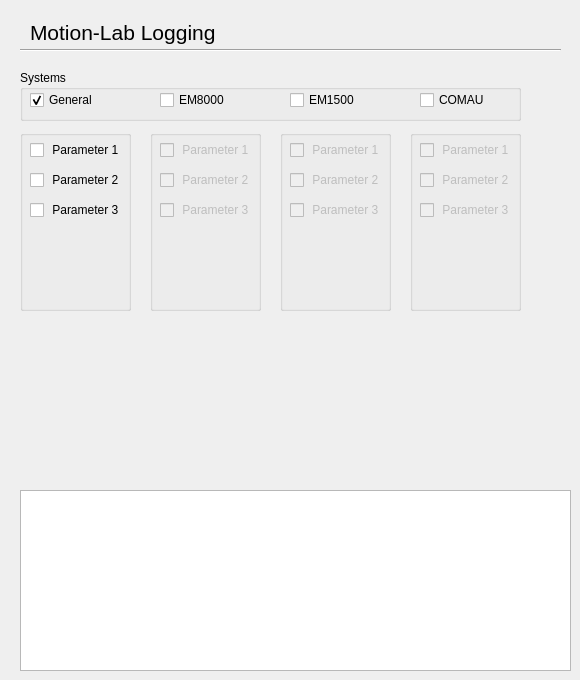
      <widget class="QWidget" name="tab_log">
       <attribute name="title">
        <string>Logging</string>
       </attribute>
       <widget class="QTextEdit" name="text_edit">
        <property name="geometry">
         <rect>
          <x>20</x>
          <y>490</y>
          <width>551</width>
          <height>181</height>
         </rect>
        </property>
       </widget>
       <widget class="QGroupBox" name="groupBox_5">
        <property name="geometry">
         <rect>
          <x>20</x>
          <y>70</y>
          <width>501</width>
          <height>51</height>
         </rect>
        </property>
        <property name="title">
         <string>Systems</string>
        </property>
        <widget class="QCheckBox" name="checkBox_EM8000">
         <property name="geometry">
          <rect>
           <x>140</x>
           <y>20</y>
           <width>71</width>
           <height>20</height>
          </rect>
         </property>
         <property name="text">
          <string>EM8000</string>
         </property>
        </widget>
        <widget class="QCheckBox" name="checkBox_EM1500">
         <property name="geometry">
          <rect>
           <x>270</x>
           <y>20</y>
           <width>71</width>
           <height>20</height>
          </rect>
         </property>
         <property name="text">
          <string>EM1500</string>
         </property>
        </widget>
        <widget class="QCheckBox" name="checkBox_COMAU">
         <property name="geometry">
          <rect>
           <x>400</x>
           <y>20</y>
           <width>71</width>
           <height>20</height>
          </rect>
         </property>
         <property name="text">
          <string>COMAU</string>
         </property>
        </widget>
        <widget class="QCheckBox" name="checkBox_general">
         <property name="geometry">
          <rect>
           <x>10</x>
           <y>20</y>
           <width>71</width>
           <height>20</height>
          </rect>
         </property>
         <property name="text">
          <string>General</string>
         </property>
         <property name="checked">
          <bool>true</bool>
         </property>
        </widget>
       </widget>
       <widget class="Line" name="line_4">
        <property name="geometry">
         <rect>
          <x>20</x>
          <y>40</y>
          <width>541</width>
          <height>21</height>
         </rect>
        </property>
        <property name="orientation">
         <enum>Qt::Horizontal</enum>
        </property>
       </widget>
       <widget class="QLabel" name="label_34">
        <property name="geometry">
         <rect>
          <x>30</x>
          <y>20</y>
          <width>191</width>
          <height>25</height>
         </rect>
        </property>
        <property name="font">
         <font>
          <pointsize>16</pointsize>
          <weight>50</weight>
          <bold>false</bold>
         </font>
        </property>
        <property name="text">
         <string>Motion-Lab Logging</string>
        </property>
       </widget>
       <widget class="QGroupBox" name="groupBox_log_general">
        <property name="geometry">
         <rect>
          <x>20</x>
          <y>130</y>
          <width>111</width>
          <height>181</height>
         </rect>
        </property>
        <property name="title">
         <string/>
        </property>
        <widget class="QCheckBox" name="checkBox_2">
         <property name="geometry">
          <rect>
           <x>10</x>
           <y>10</y>
           <width>101</width>
           <height>20</height>
          </rect>
         </property>
         <property name="text">
          <string> Parameter 1</string>
         </property>
        </widget>
        <widget class="QCheckBox" name="checkBox_9">
         <property name="geometry">
          <rect>
           <x>10</x>
           <y>40</y>
           <width>101</width>
           <height>20</height>
          </rect>
         </property>
         <property name="text">
          <string> Parameter 2</string>
         </property>
        </widget>
        <widget class="QCheckBox" name="checkBox_10">
         <property name="geometry">
          <rect>
           <x>10</x>
           <y>70</y>
           <width>101</width>
           <height>20</height>
          </rect>
         </property>
         <property name="text">
          <string> Parameter 3</string>
         </property>
        </widget>
       </widget>
       <widget class="QGroupBox" name="groupBox_log_EM8000">
        <property name="enabled">
         <bool>false</bool>
        </property>
        <property name="geometry">
         <rect>
          <x>150</x>
          <y>130</y>
          <width>111</width>
          <height>181</height>
         </rect>
        </property>
        <property name="title">
         <string/>
        </property>
        <widget class="QCheckBox" name="checkBox_5">
         <property name="geometry">
          <rect>
           <x>10</x>
           <y>10</y>
           <width>101</width>
           <height>20</height>
          </rect>
         </property>
         <property name="text">
          <string> Parameter 1</string>
         </property>
        </widget>
        <widget class="QCheckBox" name="checkBox_8">
         <property name="geometry">
          <rect>
           <x>10</x>
           <y>40</y>
           <width>101</width>
           <height>20</height>
          </rect>
         </property>
         <property name="text">
          <string> Parameter 2</string>
         </property>
        </widget>
        <widget class="QCheckBox" name="checkBox_11">
         <property name="geometry">
          <rect>
           <x>10</x>
           <y>70</y>
           <width>101</width>
           <height>20</height>
          </rect>
         </property>
         <property name="text">
          <string> Parameter 3</string>
         </property>
        </widget>
       </widget>
       <widget class="QGroupBox" name="groupBox_log_EM1500">
        <property name="enabled">
         <bool>false</bool>
        </property>
        <property name="geometry">
         <rect>
          <x>280</x>
          <y>130</y>
          <width>111</width>
          <height>181</height>
         </rect>
        </property>
        <property name="title">
         <string/>
        </property>
        <widget class="QCheckBox" name="checkBox_6">
         <property name="geometry">
          <rect>
           <x>10</x>
           <y>10</y>
           <width>101</width>
           <height>20</height>
          </rect>
         </property>
         <property name="text">
          <string> Parameter 1</string>
         </property>
        </widget>
        <widget class="QCheckBox" name="checkBox_7">
         <property name="geometry">
          <rect>
           <x>10</x>
           <y>40</y>
           <width>101</width>
           <height>20</height>
          </rect>
         </property>
         <property name="text">
          <string> Parameter 2</string>
         </property>
        </widget>
        <widget class="QCheckBox" name="checkBox_12">
         <property name="geometry">
          <rect>
           <x>10</x>
           <y>70</y>
           <width>101</width>
           <height>20</height>
          </rect>
         </property>
         <property name="text">
          <string> Parameter 3</string>
         </property>
        </widget>
       </widget>
       <widget class="QGroupBox" name="groupBox_log_COMAU">
        <property name="enabled">
         <bool>false</bool>
        </property>
        <property name="geometry">
         <rect>
          <x>410</x>
          <y>130</y>
          <width>111</width>
          <height>181</height>
         </rect>
        </property>
        <property name="title">
         <string/>
        </property>
        <widget class="QCheckBox" name="checkBox_13">
         <property name="geometry">
          <rect>
           <x>10</x>
           <y>10</y>
           <width>101</width>
           <height>20</height>
          </rect>
         </property>
         <property name="text">
          <string> Parameter 1</string>
         </property>
        </widget>
        <widget class="QCheckBox" name="checkBox_14">
         <property name="geometry">
          <rect>
           <x>10</x>
           <y>40</y>
           <width>101</width>
           <height>20</height>
          </rect>
         </property>
         <property name="text">
          <string> Parameter 2</string>
         </property>
        </widget>
        <widget class="QCheckBox" name="checkBox_15">
         <property name="geometry">
          <rect>
           <x>10</x>
           <y>70</y>
           <width>101</width>
           <height>20</height>
          </rect>
         </property>
         <property name="text">
          <string> Parameter 3</string>
         </property>
        </widget>
       </widget>
       <zorder>groupBox_5</zorder>
       <zorder>text_edit</zorder>
       <zorder>line_4</zorder>
       <zorder>label_34</zorder>
       <zorder>groupBox_log_general</zorder>
       <zorder>groupBox_log_EM8000</zorder>
       <zorder>groupBox_log_EM1500</zorder>
       <zorder>groupBox_log_COMAU</zorder>
      </widget>
